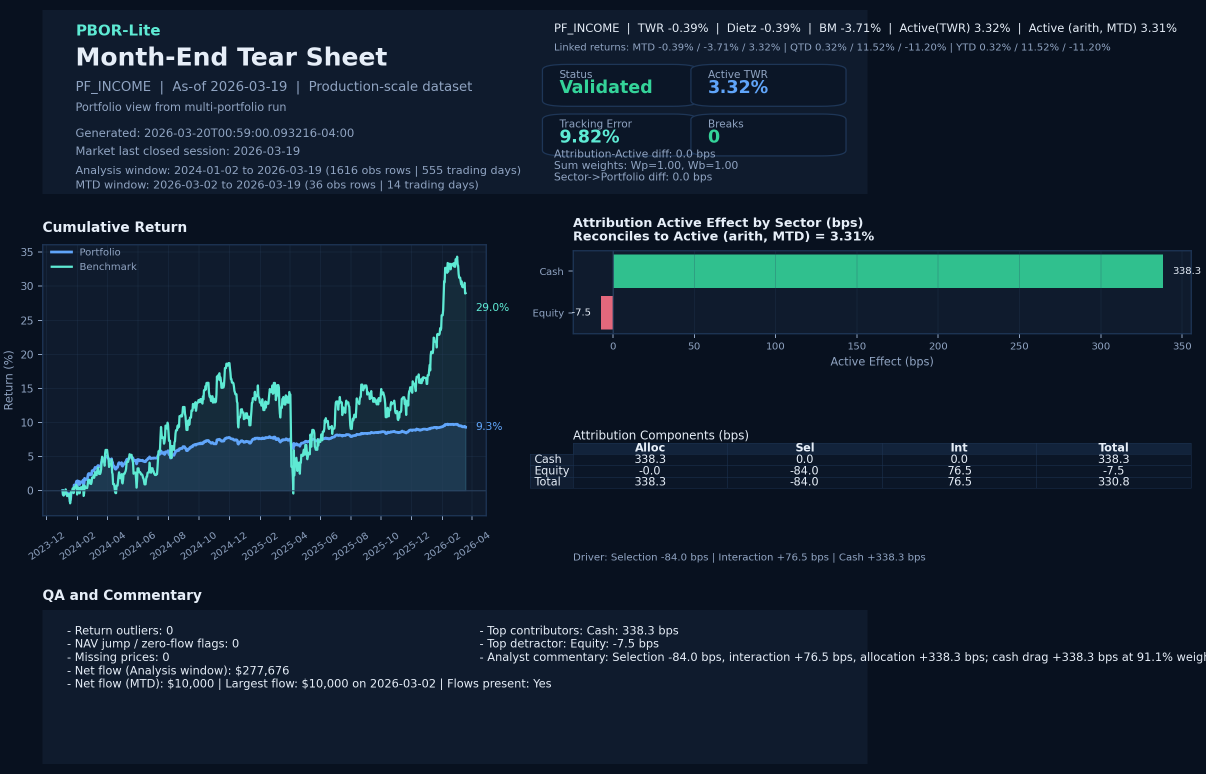
#> input picture docs/tearsheet-sample.png, 2412 x 1548 px (shown at 1/2 size)
$ python make_linkedin_teaser.py
#> lines starting #> are read from the running program, lines starting #| are printed output that depends on the picture; pictures that were not available may be replaced by others from this repository, and a replacement may not be noted
from __future__ import annotations

import math
import os
import subprocess
import textwrap
from dataclasses import dataclass
from pathlib import Path

from PIL import Image, ImageDraw, ImageFilter, ImageFont, ImageOps

try:
    import imageio_ffmpeg
except ImportError as exc:  # pragma: no cover - local utility script
    raise SystemExit(
        "Install imageio-ffmpeg first: python -m pip install --user imageio-ffmpeg"
    ) from exc


WIDTH = 1080
HEIGHT = 1920
FPS = 24
CANVAS = (WIDTH, HEIGHT)
VIDEO_SECONDS = 21.0
BACKGROUND = "#08111F"
PANEL = "#102033"
PANEL_EDGE = "#23476F"
TEXT_MAIN = "#F3F7FB"
TEXT_MUTED = "#B5C6DA"
ACCENT = "#63E6D5"
ACCENT_ALT = "#6BA7FF"
WARNING = "#F4C34B"


@dataclass(frozen=True)
class Scene:
    duration: float
    renderer: callable


def ease(progress: float) -> float:
    progress = max(0.0, min(1.0, progress))
    return 0.5 - 0.5 * math.cos(math.pi * progress)


def hex_rgba(value: str, alpha: int = 255) -> tuple[int, int, int, int]:
    value = value.lstrip("#")
    return tuple(int(value[i : i + 2], 16) for i in (0, 2, 4)) + (alpha,)


def pick_font_path(bold: bool) -> str | None:
    windir = Path(os.environ.get("WINDIR", "C:/Windows"))
    candidates = [
        windir / "Fonts" / ("segoeuib.ttf" if bold else "segoeui.ttf"),
        windir / "Fonts" / ("arialbd.ttf" if bold else "arial.ttf"),
        windir / "Fonts" / ("calibrib.ttf" if bold else "calibri.ttf"),
    ]
    for candidate in candidates:
        if candidate.exists():
            return str(candidate)
    return None


FONT_PATH_BOLD = pick_font_path(bold=True)
FONT_PATH_REG = pick_font_path(bold=False)


def load_font(size: int, bold: bool = False) -> ImageFont.FreeTypeFont | ImageFont.ImageFont:
    font_path = FONT_PATH_BOLD if bold else FONT_PATH_REG
    if font_path:
        return ImageFont.truetype(font_path, size=size)
    return ImageFont.load_default()


TITLE_FONT = load_font(112, bold=True)
TITLE_MID_FONT = load_font(86, bold=True)
SUBTITLE_FONT = load_font(48, bold=False)
BODY_FONT = load_font(38, bold=False)
BODY_BOLD = load_font(40, bold=True)
SMALL_FONT = load_font(27, bold=False)
SMALL_BOLD = load_font(28, bold=True)
CHIP_FONT = load_font(28, bold=True)


def project_root() -> Path:
    return Path(__file__).resolve().parents[1]


ROOT = project_root()
TEARSHEET_PATH = ROOT / "docs" / "tearsheet-sample.png"
CONTROLS_PATH = ROOT / "outputs" / "2026-01" / "controls_table.png"
OUTPUT_VIDEO = ROOT / "pbor_linkedin_teaser.mp4"
OUTPUT_COVER = ROOT / "pbor_video_cover.png"
OUTPUT_CAPTION = ROOT / "pbor_linkedin_caption.txt"


def wrap_text(draw: ImageDraw.ImageDraw, text: str, font: ImageFont.ImageFont, max_width: int) -> list[str]:
    words = text.split()
    lines: list[str] = []
    current = ""
    for word in words:
        trial = f"{current} {word}".strip()
        if draw.textbbox((0, 0), trial, font=font)[2] <= max_width or not current:
            current = trial
        else:
            lines.append(current)
            current = word
    if current:
        lines.append(current)
    return lines


def draw_text_block(
    image: Image.Image,
    text: str,
    box: tuple[int, int, int, int],
    font: ImageFont.ImageFont,
    fill: str,
    line_gap: int = 10,
    align: str = "left",
    stroke_width: int = 0,
    stroke_fill: str | None = None,
) -> int:
    draw = ImageDraw.Draw(image)
    x0, y0, x1, y1 = box
    max_width = x1 - x0
    lines = wrap_text(draw, text, font, max_width=max_width)
    bbox = draw.textbbox((0, 0), "Ag", font=font, stroke_width=stroke_width)
    line_height = bbox[3] - bbox[1]
    total_height = len(lines) * line_height + max(0, len(lines) - 1) * line_gap
    y = y0 + max(0, (y1 - y0 - total_height) // 2)
    for line in lines:
        line_box = draw.textbbox((0, 0), line, font=font, stroke_width=stroke_width)
        line_width = line_box[2] - line_box[0]
        if align == "center":
            x = x0 + (max_width - line_width) // 2
        elif align == "right":
            x = x1 - line_width
        else:
            x = x0
        draw.text(
            (x, y),
            line,
            font=font,
            fill=fill,
            stroke_width=stroke_width,
            stroke_fill=stroke_fill,
        )
        y += line_height + line_gap
    return y


def make_background(asset: Image.Image, progress: float, blur_radius: int = 18) -> Image.Image:
    scale = 1.03 + 0.06 * ease(progress)
    resized = asset.resize(
        (max(1, int(asset.width * scale)), max(1, int(asset.height * scale))),
        Image.Resampling.LANCZOS,
    )
    frame = ImageOps.fit(resized, CANVAS, method=Image.Resampling.LANCZOS, centering=(0.5, 0.5))
    frame = frame.filter(ImageFilter.GaussianBlur(radius=blur_radius))
    overlay = Image.new("RGBA", CANVAS, hex_rgba(BACKGROUND, 215))
    return Image.alpha_composite(frame.convert("RGBA"), overlay)


def add_vignette(image: Image.Image, top_alpha: int = 90, bottom_alpha: int = 170) -> None:
    gradient = Image.new("L", (1, HEIGHT))
    for y in range(HEIGHT):
        mix = y / max(1, HEIGHT - 1)
        value = int(top_alpha + (bottom_alpha - top_alpha) * mix)
        gradient.putpixel((0, y), value)
    alpha = gradient.resize(CANVAS)
    overlay = Image.new("RGBA", CANVAS, hex_rgba(BACKGROUND, 0))
    overlay.putalpha(alpha)
    image.alpha_composite(overlay)


# [92 lines left out: functions add_card, draw_chip, draw_step_list, not called in this run]


def render_hook(assets: dict[str, Image.Image], progress: float) -> Image.Image:
    frame = make_background(assets["tearsheet"], progress)
    add_vignette(frame, top_alpha=105, bottom_alpha=180)
    draw = ImageDraw.Draw(frame)
    draw.text((90, 160), "Portfolio Reconciliation & Reporting Control Engine", font=SMALL_BOLD, fill=ACCENT)
    draw_text_block(
        frame,
        "Personal project in portfolio analytics and investment operations",
        (90, 280, WIDTH - 90, 760),
        font=TITLE_FONT,
        fill=TEXT_MAIN,
        line_gap=8,
    )
    draw_text_block(
        frame,
        "PBOR-style month-end reporting workflow simulation",
        (90, 820, WIDTH - 90, 960),
        font=SUBTITLE_FONT,
        fill=TEXT_MUTED,
    )
    draw.rounded_rectangle(
        (90, 1090, WIDTH - 90, 1340),
        radius=36,
        fill=hex_rgba(PANEL, 220),
        outline=hex_rgba(PANEL_EDGE, 255),
        width=2,
    )
    draw_text_block(
        frame,
        "Built with bundled sample inputs and optional public market data.",
        (130, 1135, WIDTH - 130, 1295),
        font=BODY_FONT,
        fill=TEXT_MAIN,
        align="center",
    )
    draw.text((90, 1710), "Clean, grounded, recruiter-friendly walkthrough", font=SMALL_FONT, fill=TEXT_MUTED)
    return frame


# [171 lines left out: functions render_overview, render_workflow, render_why, render_close, render_close_final, not called in this run]


def build_scenes() -> list[Scene]:
    return [
        Scene(duration=4.0, renderer=render_hook),
        Scene(duration=4.5, renderer=render_overview),
        Scene(duration=4.5, renderer=render_workflow),
        Scene(duration=4.0, renderer=render_why),
        Scene(duration=4.0, renderer=render_close_final),
    ]


def load_assets() -> dict[str, Image.Image]:
    return {
        "tearsheet": Image.open(TEARSHEET_PATH).convert("RGBA"),
        "controls": Image.open(CONTROLS_PATH).convert("RGBA"),
    }


def build_cover(assets: dict[str, Image.Image]) -> Image.Image:
    return render_hook(assets, progress=0.35)


def caption_text() -> str:
    return textwrap.dedent(
        """
        Portfolio Reconciliation & Reporting Control Engine is a personal/educational project built to better understand the control layer around performance reporting.

        It uses public market data plus bundled sample inputs to simulate a PBOR-style month-end reporting workflow: ingest inputs, calculate returns, run attribution, apply QA/reconciliation checks, and generate reporting outputs.

        Built with Python, pandas, SQL, SQLite, and Streamlit.
        GitHub: https://github.com/kunalsingh-finance/PBOR
        """
    ).strip() + "\n"


# [12 lines left out: function iter_frames, not called in this run]


def encode_video(assets: dict[str, Image.Image], scenes: list[Scene]) -> tuple[int, float]:
    ffmpeg_exe = imageio_ffmpeg.get_ffmpeg_exe()
    command = [
        ffmpeg_exe,
        "-y",
        "-f",
        "rawvideo",
        "-vcodec",
        "rawvideo",
        "-s",
        f"{WIDTH}x{HEIGHT}",
        "-pix_fmt",
        "rgb24",
        "-r",
        str(FPS),
        "-i",
        "-",
        "-an",
        "-c:v",
        "libx264",
        "-pix_fmt",
        "yuv420p",
        "-preset",
        "medium",
        "-crf",
        "18",
        "-movflags",
        "+faststart",
        str(OUTPUT_VIDEO),
    ]
    process = subprocess.Popen(command, stdin=subprocess.PIPE, stdout=subprocess.PIPE, stderr=subprocess.PIPE)
    frame_count = 0
    try:
        for frame in iter_frames(assets, scenes):
            assert process.stdin is not None
            process.stdin.write(frame.tobytes())
            frame_count += 1
    finally:
        if process.stdin is not None:
            process.stdin.close()
    stdout, stderr = process.communicate()
    if process.returncode != 0:
        raise RuntimeError(
            f"ffmpeg encoding failed with code {process.returncode}\nSTDOUT:\n{stdout.decode(errors='ignore')}\nSTDERR:\n{stderr.decode(errors='ignore')}"
        )
    seconds = frame_count / FPS
    return frame_count, seconds


def verify_video() -> tuple[int, float]:
    frame_count, seconds = imageio_ffmpeg.count_frames_and_secs(str(OUTPUT_VIDEO))
    return int(frame_count), float(seconds)


def main() -> None:
    assets = load_assets()
#> assets = 2 items
    scenes = build_scenes()

    cover = build_cover(assets)
#> in make_background, `frame = ImageOps.fit(resized, CANVAS, method=Image.Resampling.LANCZOS,..`:
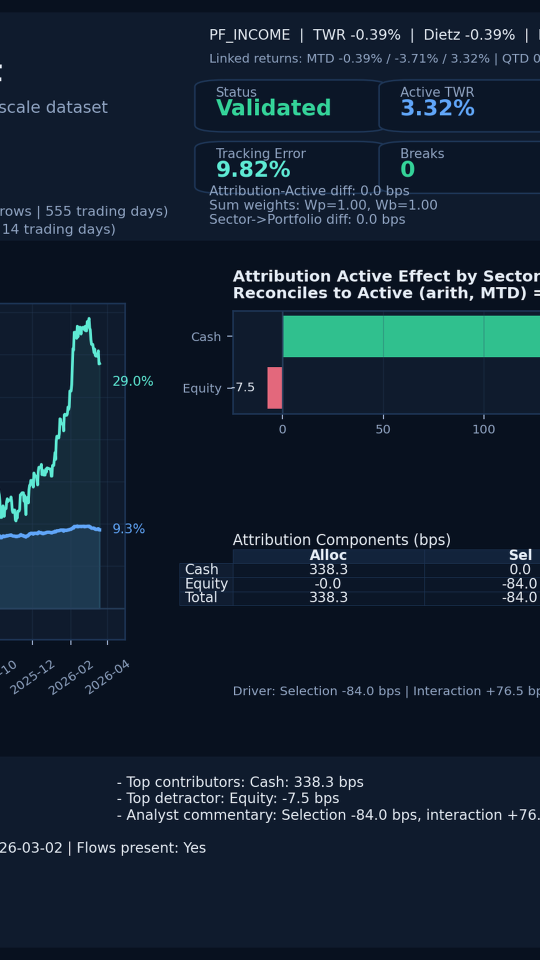
#> frame: PIL image 1080x1920 RGBA (shown at 1/2 size); mean R, G, B, A 19, 33.8, 48.9, 255
#> in make_background, `frame = frame.filter(ImageFilter.GaussianBlur(radius=blur_radius))`:
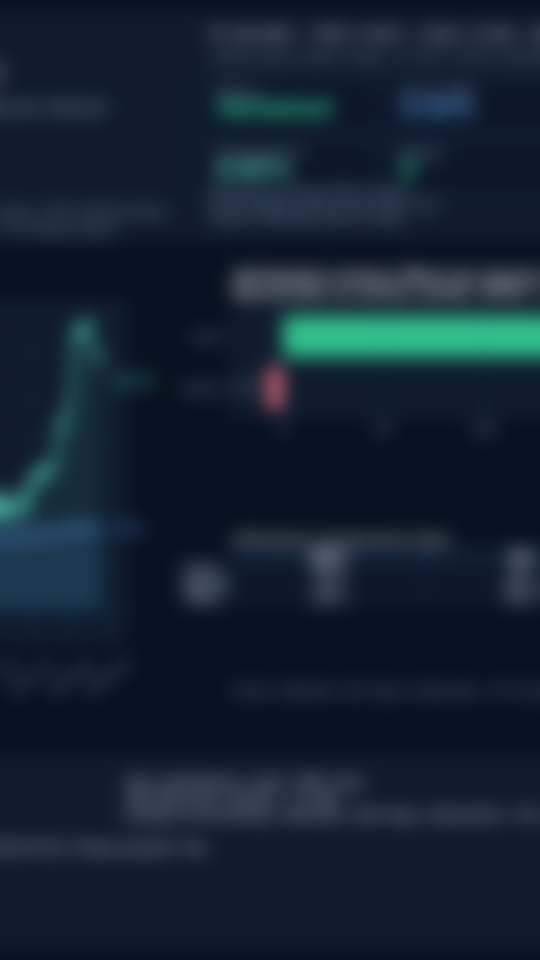
#> frame: PIL image 1080x1920 RGBA (shown at 1/2 size); mean R, G, B, A 19, 33.9, 48.9, 255
#> in make_background, `overlay = Image.new("RGBA", CANVAS, hex_rgba(BACKGROUND, 215))`:
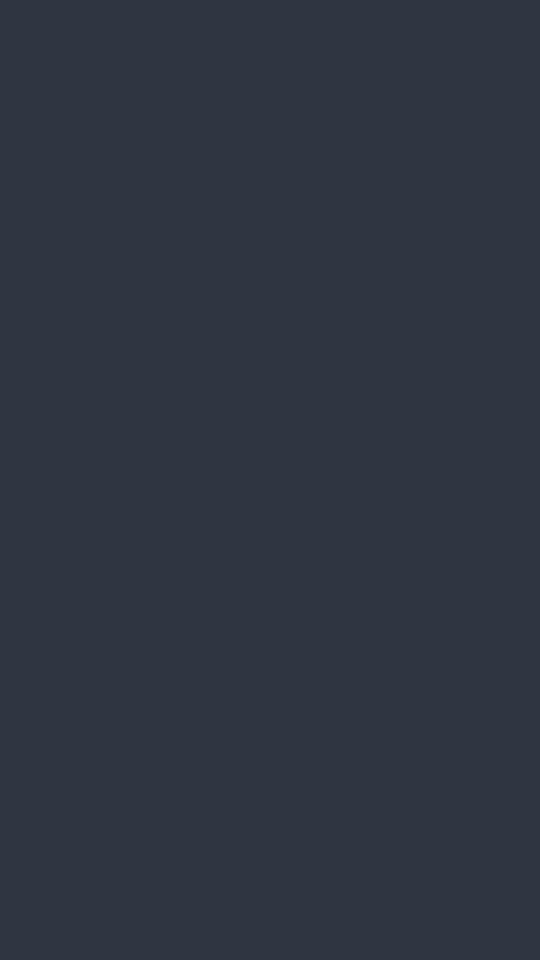
#> overlay: PIL image 1080x1920 RGBA (shown at 1/2 size); mean R, G, B, A 8, 17, 31, 215; transparent parts drawn white
#> in make_background, `return Image.alpha_composite(frame.convert("RGBA"), overlay)`:
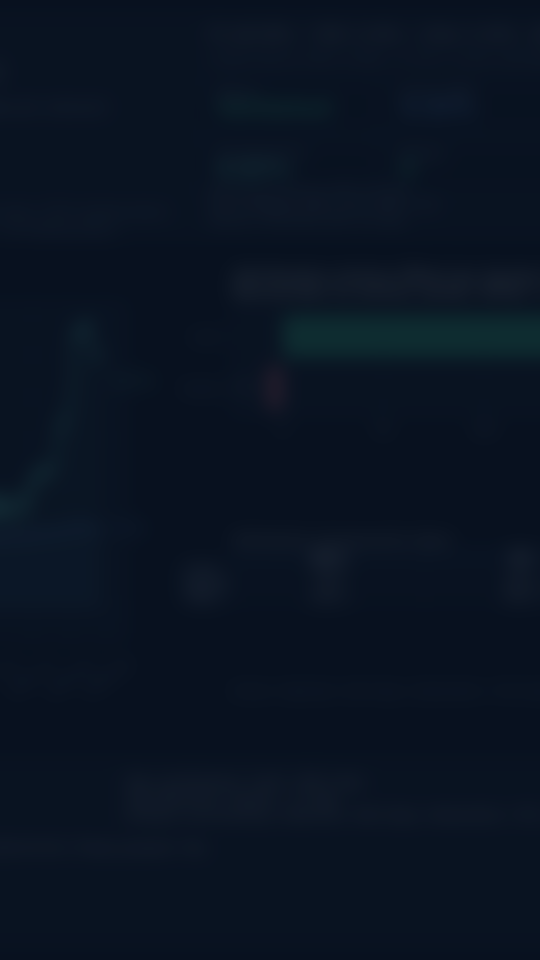
#> returned value: PIL image 1080x1920 RGBA (shown at 1/2 size); mean R, G, B, A 9.7, 19.7, 33.8, 255
#> in add_vignette, `alpha = gradient.resize(CANVAS)`:
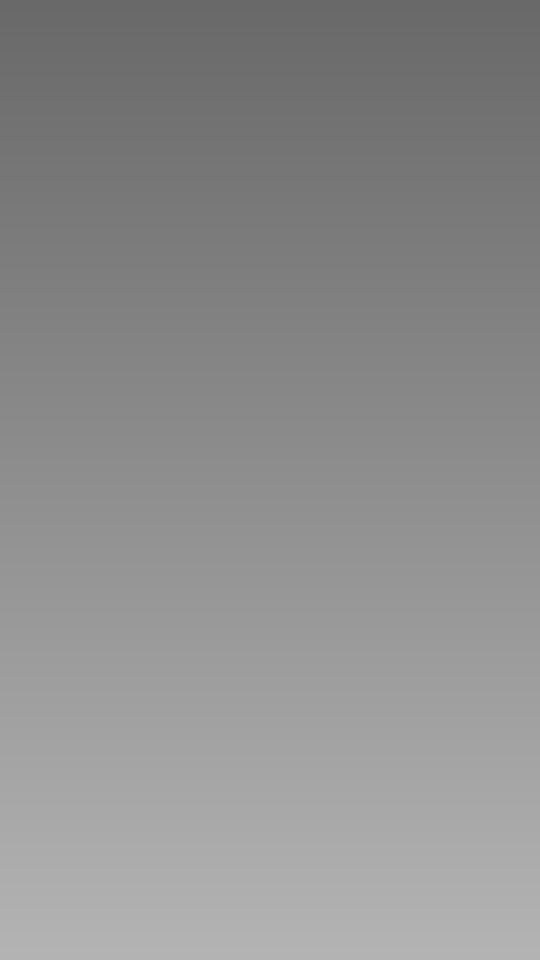
#> alpha: PIL image 1080x1920 L (shown at 1/2 size); min 105, max 180, mean 142
#> in add_vignette, `overlay.putalpha(alpha)`:
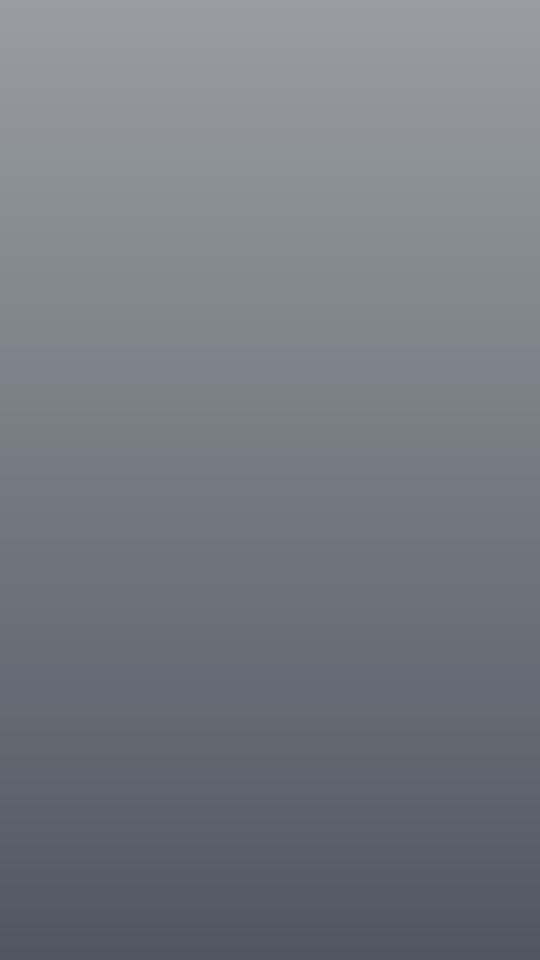
#> overlay: PIL image 1080x1920 RGBA (shown at 1/2 size); mean R, G, B, A 8, 17, 31, 142; transparent parts drawn white
#> in draw_text_block, `lines = wrap_text(draw, text, font, max_width=max_width)`: lines = 1 item
#> in draw_text_block, `bbox = draw.textbbox((0, 0), "Ag", font=font, stroke_width=stroke_width)`: bbox = (0, 2, 12, 12)
#> in draw_text_block, `line_height = bbox[3] - bbox[1]`: line_height = 10
#> in draw_text_block, `y = y0 + max(0, (y1 - y0 - total_height) // 2)`: y = 515
#> the loop in draw_text_block, `for line in lines:` made 1 pass
#> (line_box, line_width, x, y) on pass 1: ((0, 1, 292, 12), 292, 90, 533)
#> after the loop in draw_text_block, `for line in lines:`: y = 533
#> the loop in draw_text_block (call 2), `for line in lines:` made 1 pass
#> (line_box, line_width, x, y) on pass 1: ((0, 1, 245, 12), 245, 90, 905)
#> call 3 of draw_text_block, with box = (130, 1135, 950, 1295), fill = '#F3F7FB', line_gap = 10, align = 'center', stroke_width = 0
#> in draw_text_block (call 3), `draw = ImageDraw.Draw(image)`:
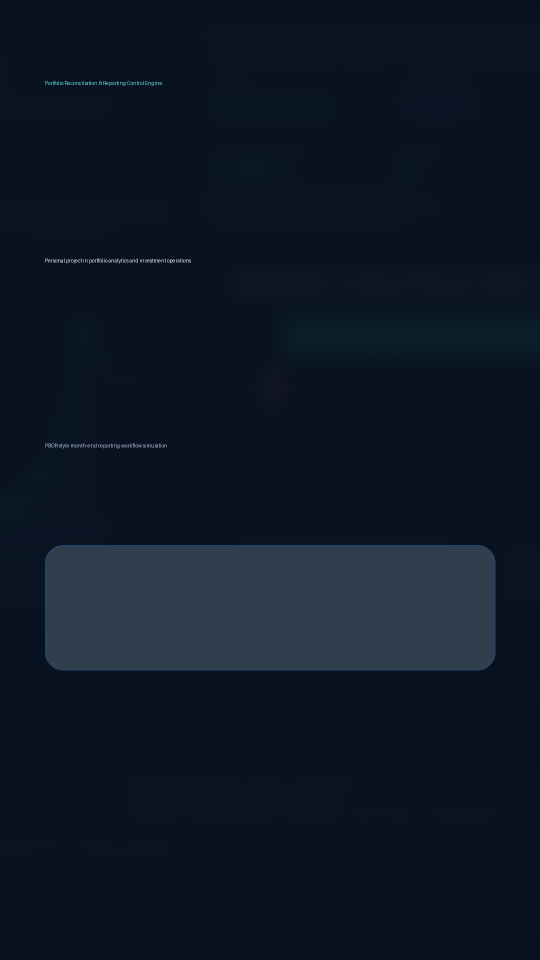
#> image: PIL image 1080x1920 RGBA (shown at 1/2 size); mean R, G, B, A 9.8, 20.1, 34.7, 251.3; transparent parts drawn white
#> in draw_text_block (call 3), `y = y0 + max(0, (y1 - y0 - total_height) // 2)`: y = 1210
#> the loop in draw_text_block (call 3), `for line in lines:` made 1 pass
#> (line_box, line_width, x, y) on pass 1: ((0, 2, 304, 12), 304, 388, 1230)
#> after the loop in draw_text_block (call 3), `for line in lines:`: y = 1230
    cover.save(OUTPUT_COVER, format="PNG")

    OUTPUT_CAPTION.write_text(caption_text(), encoding="utf-8")

    planned_frames, planned_seconds = encode_video(assets, scenes)
    actual_frames, actual_seconds = verify_video()

    print(f"Created {OUTPUT_VIDEO}")
    print(f"Created {OUTPUT_COVER}")
    print(f"Created {OUTPUT_CAPTION}")
    print(f"Planned duration: {planned_seconds:.2f}s at {WIDTH}x{HEIGHT}, {FPS} fps ({planned_frames} frames)")
    print(f"Verified duration: {actual_seconds:.2f}s ({actual_frames} frames)")


if __name__ == "__main__":
    main()
#> (the call stopped at in encode_video, `ffmpeg_exe = imageio_ffmpeg.get_ffmpeg_exe()`: imageio_ffmpeg is not available in this run)
